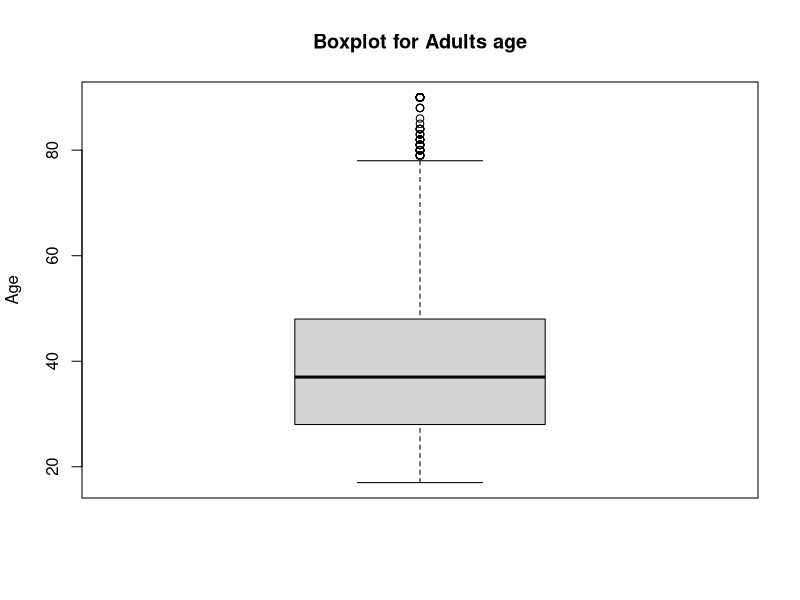
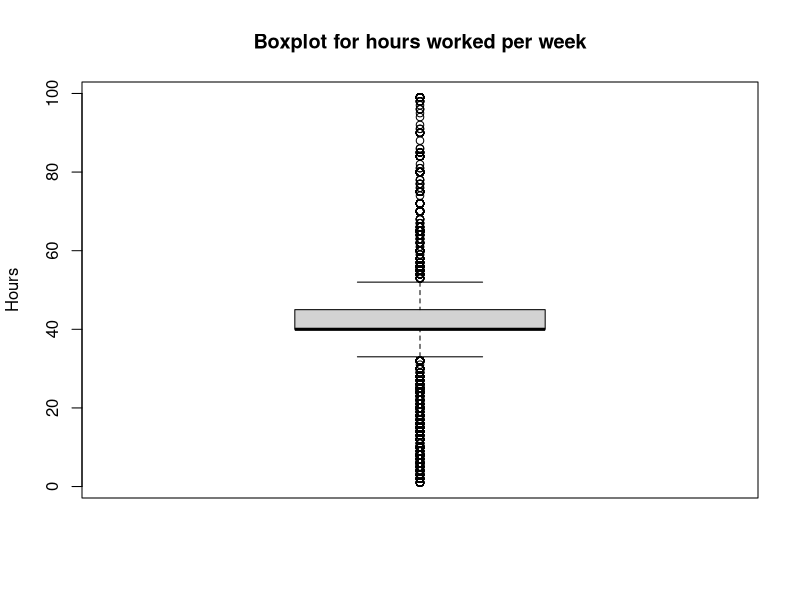
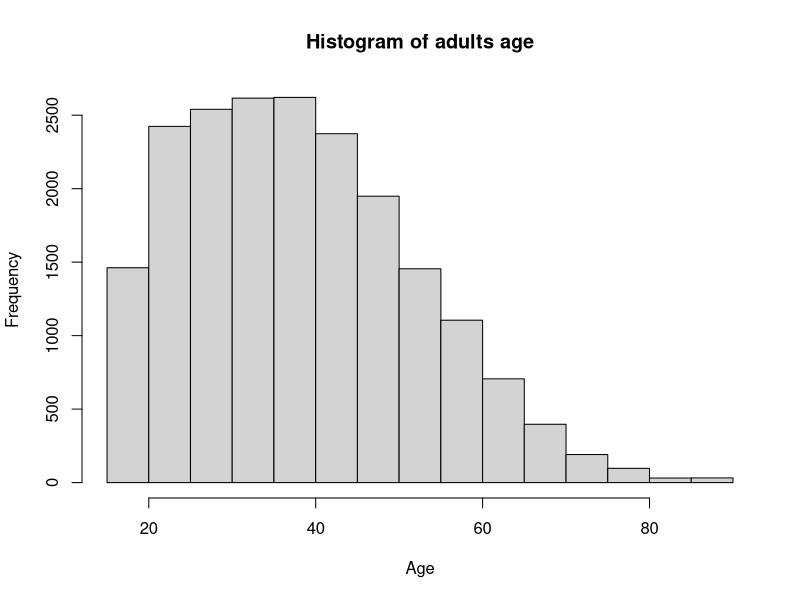
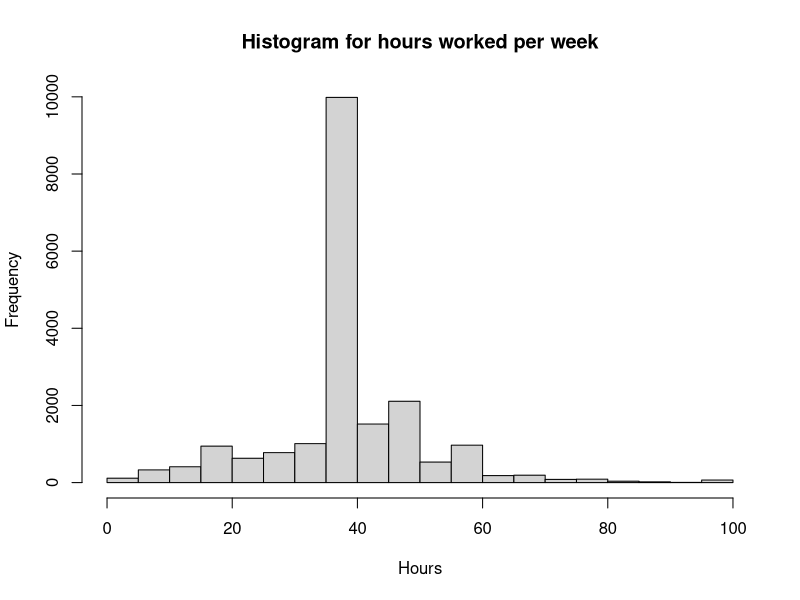
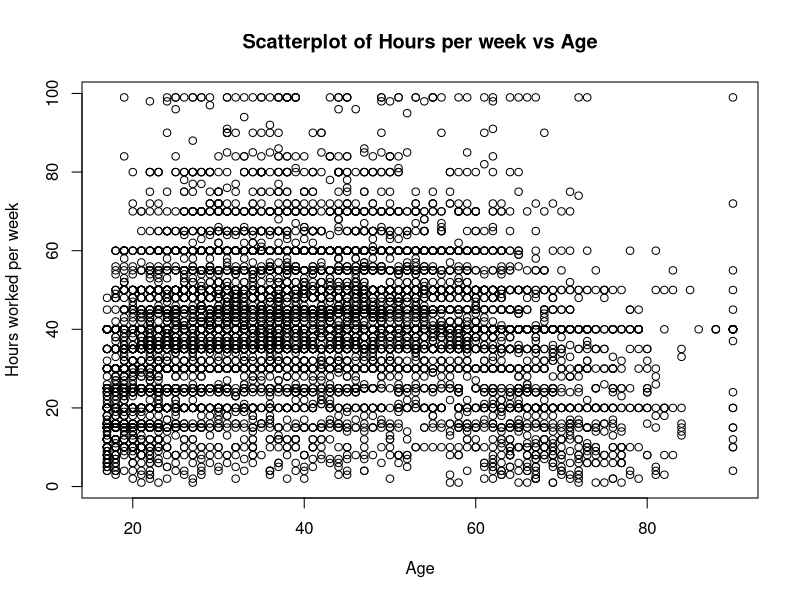
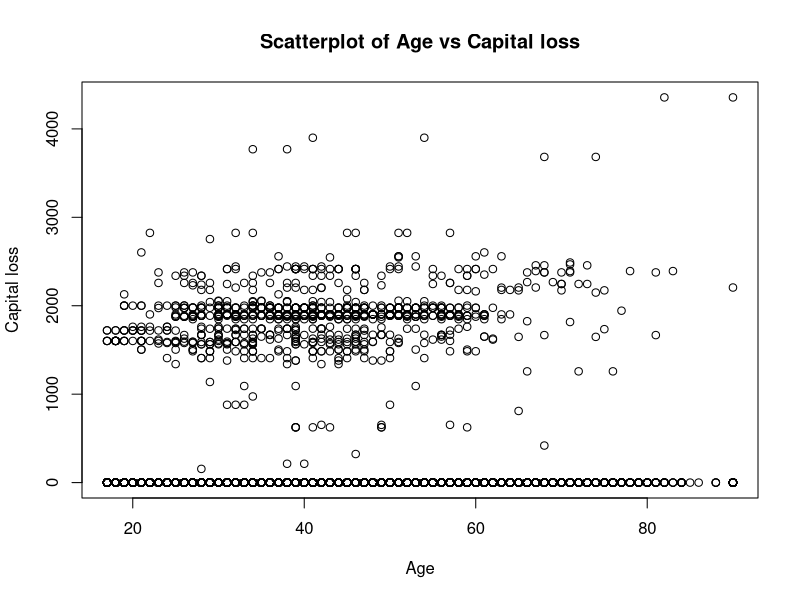
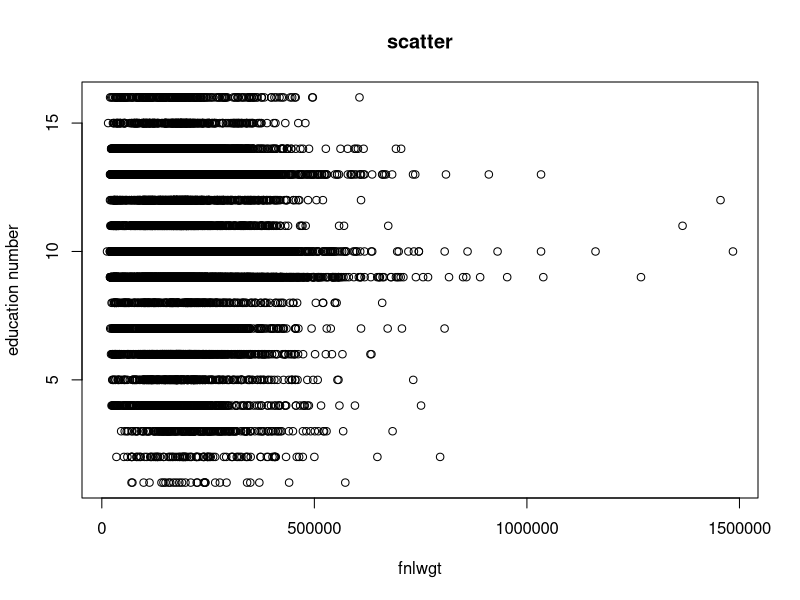

R code for these plots, in order:
#I'm setting working directory folder
setwd("E:/Level 5/CT5018 - Data Analytics/My project/Official Dataset - Adult")

#here I'm assigning adults to read the csv file
adults <- read.csv("Adults.csv", stringsAsFactors = FALSE)

#showing the structure of a data frame
str(adults)

#displays several common summary statistics (numeric values only)
summary(adults$Age)
summary(adults[c("Age", "Education.num", "Hours.per.week")])

#between the minimum and maximum value
range(adults$Age)

#maximum - minimum
diff(range(adults$Age))

#interquartile range (The difference between Q1 and Q3)
IQR(adults$Age)

#returns the five-number summary
quantile(adults$Age)

#1st and 99th percentiles
quantile(adults$Age, probs = c(0.01, 0.99))

#1% to 100% by 20%
quantile(adults$Age, seq(from = 0, to = 1, by = 0.20))

#Boxplots for the age and hours worked per week of adults dataset
boxplot(adults$Age, main = "Boxplot for Adults age", ylab="Age")
boxplot(adults$Hours.per.week, main = "Boxplot for hours worked per week", ylab = "Hours")

#histogram for same features as above
hist(adults$Age, main = "Histogram of adults age", xlab = "Age")
hist(adults$Hours.per.week, main = "Histogram for hours worked per week", xlab = "Hours")

#variance and standard deviation
var(adults$Age)
sd(adults$Age)
var(adults$Hours.per.week)
sd(adults$Hours.per.week)

#tables to explore not just a numeric data but also categorical
table(adults$Education.num)
table(adults$Education)
table(adults$Workclass)

#proportions of the table
relationship_table <- table(adults$Relationship)
prop.table(relationship_table)

#proportions by a procentage
race_table <- table(adults$Race)
race_pct <- prop.table(race_table) * 100
round(race_pct, digits = 1)

#Scatterplots
plot(x = adults$Age, y = adults$Hours.per.week,
     main = "Scatterplot of Hours per week vs Age",
     xlab = "Age",
     ylab = "Hours worked per week")
plot(x = adults$Age, y = adults$Capital.loss,
     main = "Scatterplot of Age vs Capital loss",
     xlab = "Age",
     ylab = "Capital loss")
plot(x = adults$fnlwgt, y = adults$Education.num,
     main = "scatter",
     xlab = "fnlwgt",
     ylab = "education number")

#installing package for cross tables
install.packages("gmodels")
library(gmodels)

#two-way-cross-tabulations
adults$conservative <- adults$Marital.Status %in% c("Married-civ-spouse", "Married-spouse-absent", 
                                                        "Married-AF-spouse")
table(adults$conservative)

#check against dependance on other variable
CrossTable(x = adults$Education, y = adults$conservative)

#this is how you drop a variable
# adults$Age <- NULL
